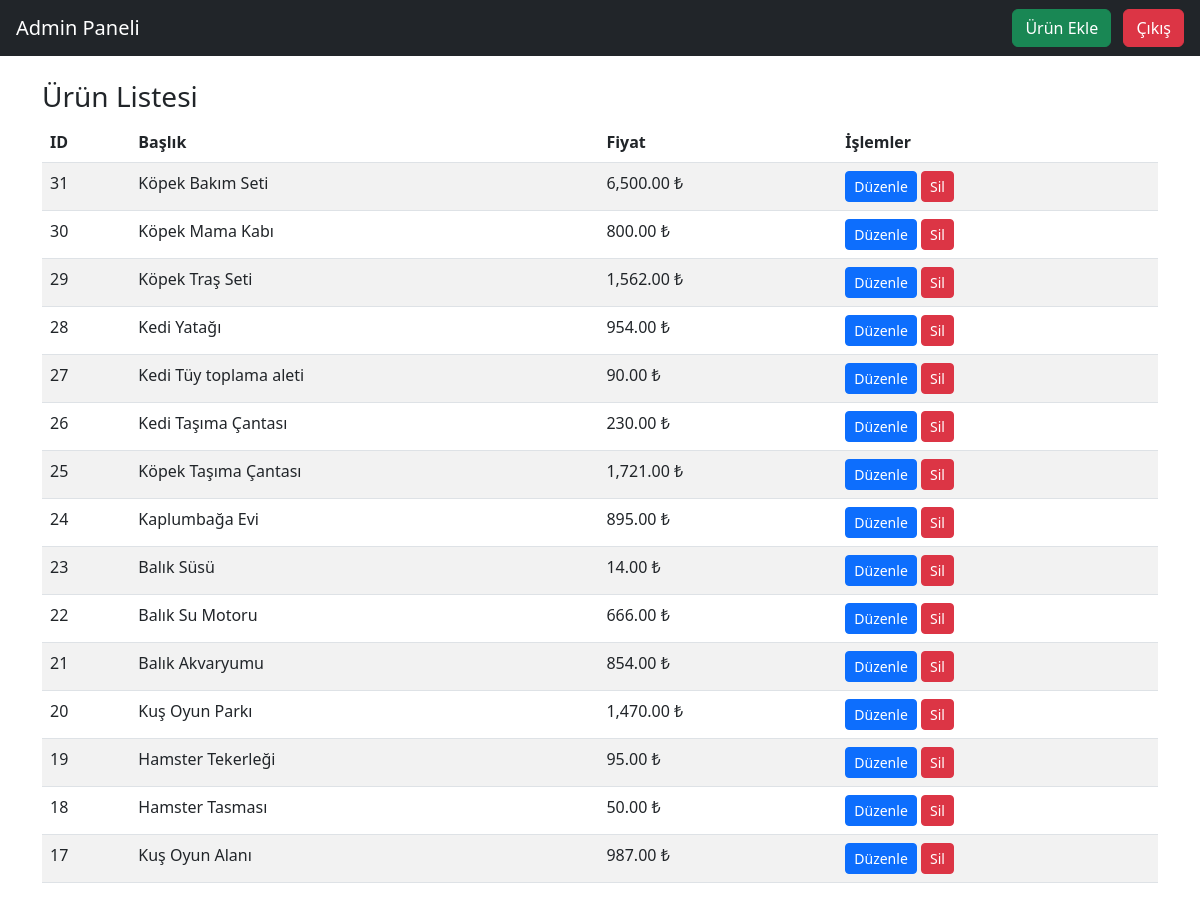
The app's page /admin/admin_dashboard.php (signed in) with its own data.
### tables this page shows
CREATE TABLE `products` (
  `id` int(11) NOT NULL,
  `title` varchar(150) NOT NULL,
  `description` text DEFAULT NULL,
  `price` decimal(10,2) NOT NULL,
  `created_at` timestamp NOT NULL DEFAULT current_timestamp(),
  `image` varchar(255) DEFAULT NULL,
  `stock` int(11) NOT NULL DEFAULT 0,
  `category_id` int(11) DEFAULT NULL
);

### admin/admin_dashboard.php (the view, shortened to what this page needs)
<?php
require_once "../config.php";
$sql = "SELECT * FROM products ORDER BY created_at DESC";
$result = $conn->query($sql);
?>
<!DOCTYPE html>
<html lang="tr">
<head>
    <link href="https://cdn.jsdelivr.net/npm/bootstrap@5.3.0/dist/css/bootstrap.min.css" rel="stylesheet" />
</head>
<body>
<nav class="navbar navbar-expand-lg navbar-dark bg-dark px-3">
    <a class="navbar-brand" href="#">Admin Paneli</a>
    <div class="ms-auto">
        <a href="product_add.php" class="btn btn-success me-2">Ürün Ekle</a>
        <a href="logout.php" class="btn btn-danger">Çıkış</a>
    </div>
</nav>
<div class="container mt-4">
    <h3>Ürün Listesi</h3>
    <?php if ($result && $result->num_rows > 0): ?>
        <table class="table table-striped">
            <thead>
            <tr>
                <th>ID</th>
                <th>Başlık</th>
                <th>Fiyat</th>
                <th>İşlemler</th>
            </tr>
            </thead>
            <tbody>
            <?php while ($product = $result->fetch_assoc()): ?>
                <tr>
                    <td><?= $product['id'] ?></td>
                    <td><?= htmlspecialchars($product['title']) ?></td>
                    <td><?= number_format($product['price'], 2) ?> ₺</td>
                    <td>
                        <a href="product_edit.php?id=<?= $product['id'] ?>" class="btn btn-primary btn-sm">Düzenle</a>
                        <a href="product_delete.php?id=<?= $product['id'] ?>" class="btn btn-danger btn-sm" onclick="return confirm('Silinsin mi?');">Sil</a>
                    </td>
                </tr>
            <?php endwhile; ?>
            </tbody>
        </table>
    <?php else: ?>
        <p>Henüz ürün yok.</p>
    <?php endif; ?>
</div>
</body>
</html>

### records on screen
products: id "31", title "Köpek Bakım Seti", price "6,500.00"
products: id "30", title "Köpek Mama Kabı", price "800.00"
products: id "29", title "Köpek Traş Seti", price "1,562.00"
products: id "28", title "Kedi Yatağı", price "954.00"
products: id "27", title "Kedi Tüy toplama aleti", price "90.00"
products: id "26", title "Kedi Taşıma Çantası", price "230.00"
products: id "25", title "Köpek Taşıma Çantası", price "1,721.00"
products: id "24", title "Kaplumbağa Evi", price "895.00"
products: id "23", title "Balık Süsü", price "14.00"
products: id "22", title "Balık Su Motoru", price "666.00"
products: id "21", title "Balık Akvaryumu", price "854.00"
products: id "20", title "Kuş Oyun Parkı", price "1,470.00"
products: id "19", title "Hamster Tekerleği", price "95.00"
products: id "18", title "Hamster Tasması", price "50.00"
products: id "17", title "Kuş Oyun Alanı", price "987.00"
